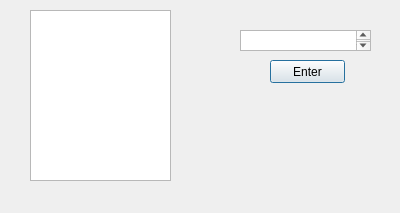
<?xml version="1.0" encoding="UTF-8"?>
<ui version="4.0">
 <class>playersDialogue</class>
 <widget class="QDialog" name="playersDialogue">
  <property name="geometry">
   <rect>
    <x>0</x>
    <y>0</y>
    <width>400</width>
    <height>213</height>
   </rect>
  </property>
  <property name="windowTitle">
   <string>Dialog</string>
  </property>
  <widget class="QTextEdit" name="textEdit">
   <property name="geometry">
    <rect>
     <x>240</x>
     <y>30</y>
     <width>131</width>
     <height>21</height>
    </rect>
   </property>
  </widget>
  <widget class="QPushButton" name="pushButton">
   <property name="geometry">
    <rect>
     <x>270</x>
     <y>60</y>
     <width>75</width>
     <height>23</height>
    </rect>
   </property>
   <property name="text">
    <string>Enter</string>
   </property>
  </widget>
  <widget class="QTextBrowser" name="textBrowser">
   <property name="geometry">
    <rect>
     <x>30</x>
     <y>10</y>
     <width>141</width>
     <height>171</height>
    </rect>
   </property>
  </widget>
 </widget>
 <resources/>
 <connections/>
</ui>
